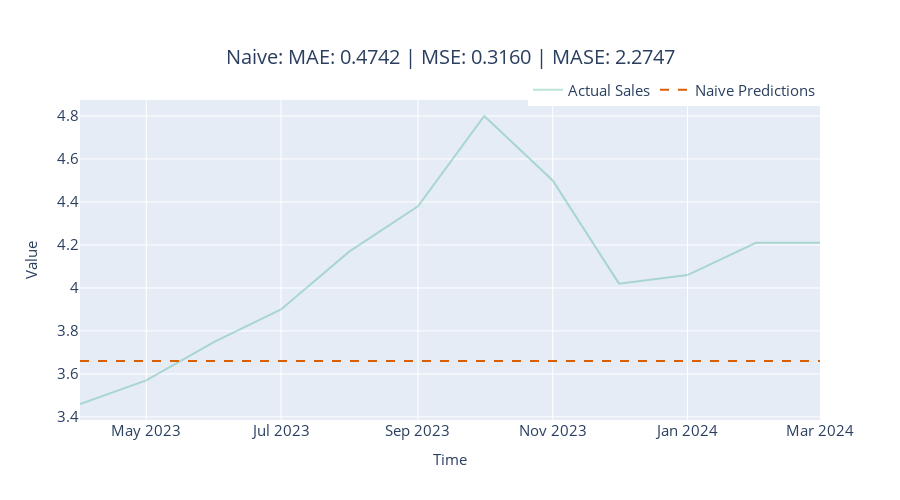

Notebook code cell kept with this figure:
### Markdown cell above
### Naive

### Code cell
name = "Naive"
naive_model = NaiveSeasonal(K=1)
with LogTime() as timer:
    y_pred, metrics = eval_model(naive_model, ts_train, ts_test, name=name)
metrics['Time Elapsed'] = timer.elapsed
metric_record.append(metrics)
y_pred = format_y_pred(y_pred, "naive_predictions")
pred_df = pred_df.join(y_pred)

fig = plot_forecast(pred_df, forecast_columns=["naive_predictions"], forecast_display_names=['Naive Predictions'])
fig = format_plot(fig, title=f"Naive: MAE: {metrics['MAE']:.4f} | MSE: {metrics['MSE']:.4f} | MASE: {metrics['MASE']:.4f}")
fig.show()

### Figure 1 — Plotly figure (JSON) as saved in the notebook; plotly's stock layout.template omitted (floating-point values rounded to 4 significant figures)
{"data": [{"line": {"color": "rgba(27,158,119, 0.3)"}, "mode": "lines", "name": "Actual Sales", "type": "scatter", "x": ["2023-04-01T00:00:00", "2023-05-01T00:00:00", "2023-06-01T00:00:00", "2023-07-01T00:00:00", "2023-08-01T00:00:00", "2023-09-01T00:00:00", "2023-10-01T00:00:00", "2023-11-01T00:00:00", "2023-12-01T00:00:00", "2024-01-01T00:00:00", "2024-02-01T00:00:00", "2024-03-01T00:00:00"], "y": [3.46, 3.57, 3.75, 3.9, 4.17, 4.38, 4.8, 4.5, 4.02, 4.06, 4.21, 4.21]}, {"line": {"color": "rgba(217,95,2, 1)", "dash": "dash"}, "mode": "lines", "name": "Naive Predictions", "type": "scatter", "x": ["2023-04-01T00:00:00", "2023-05-01T00:00:00", "2023-06-01T00:00:00", "2023-07-01T00:00:00", "2023-08-01T00:00:00", "2023-09-01T00:00:00", "2023-10-01T00:00:00", "2023-11-01T00:00:00", "2023-12-01T00:00:00", "2024-01-01T00:00:00", "2024-02-01T00:00:00", "2024-03-01T00:00:00"], "y": [3.66, 3.66, 3.66, 3.66, 3.66, 3.66, 3.66, 3.66, 3.66, 3.66, 3.66, 3.66]}], "layout": {"autosize": false, "height": 500, "legend": {"font": {"size": 15}, "orientation": "h", "title": {}, "x": 1, "xanchor": "right", "y": 0.98, "yanchor": "bottom"}, "title": {"font": {"size": 20}, "text": "Naive: MAE: 0.4742 | MSE: 0.3160 | MASE: 2.2747", "x": 0.5, "xanchor": "center", "yanchor": "top"}, "width": 900, "xaxis": {"autorange": true, "range": ["2023-04-01", "2024-03-01"], "tickfont": {"size": 15}, "title": {"font": {"size": 15}, "text": "Time"}, "type": "date"}, "yaxis": {"autorange": true, "range": [3.386, 4.874], "tickfont": {"size": 15}, "title": {"font": {"size": 15}, "text": "Value"}, "type": "linear"}}}
